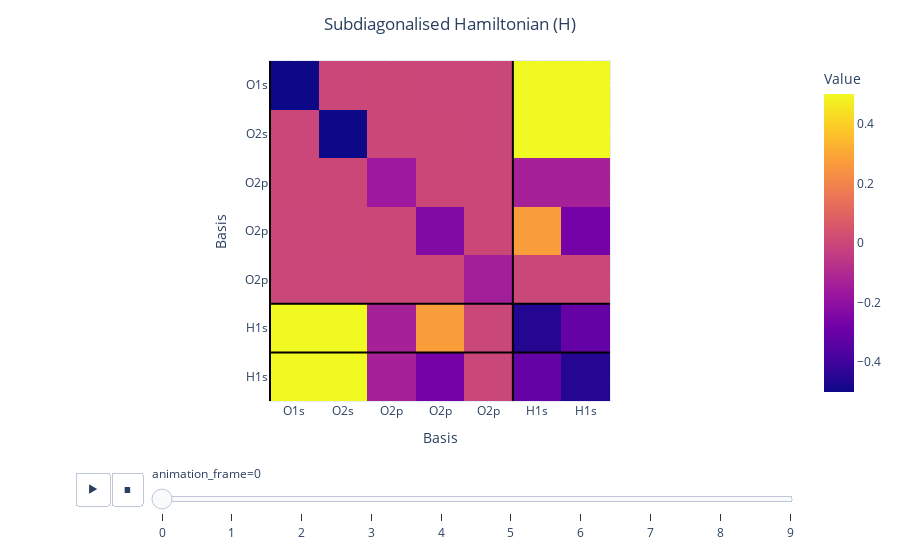

Notebook code cell kept with this figure:
### Markdown cell above
In order to be useful to understand chemical reactions, we sub-diagonalise the Hamiltonian, which allows us to look at inter-atomic orbital level interactions.

### Code cell
indices_all = [[0, 1, 2, 3, 4], [5, ], [ 6]]

hamiltonians_sub = []
overlap_matrices_sub = []
coupling = []

for i in range(hamiltonians.shape[0]):
    spin_up_H = hamiltonians[i, 0, ...]
    spin_up_S = overlap_matrices[i, 0, ...]
    H_r = spin_up_H
    S_r = spin_up_S
    for indices in indices_all:
        H_r, S_r, eigenval = subdiagonalize_matrix(indices, H_r, S_r) 
    hamiltonians_sub.append(H_r)
    overlap_matrices_sub.append(S_r)

    # Subtract the diagonal elements from the Hamiltonian
    H_r = H_r - np.diag(np.diag(H_r))
    coupling.append(H_r)

# Plot the subdiagonalized Hamiltonian
hamiltonians_sub = np.array(hamiltonians_sub)
overlap_matrices_sub = np.array(overlap_matrices_sub)
coupling = np.array(coupling)

fig = px.imshow(
    hamiltonians_sub[:, ...], animation_frame=0, labels=dict(x="Basis", y="Basis", color="Value"), 
    range_color=[-0.5, 0.5],
)
add_bounds_to_figure(fig)

fig.update_layout(title_text='Subdiagonalised Hamiltonian (H)', title_x=0.5)

# Draw an axvline and an axhline on the first row and column
# fig.show()

### Figure 1 — Plotly figure (JSON) as saved in the notebook; plotly's stock layout.template omitted (floating-point values rounded to 4 significant figures)
{"data": [{"coloraxis": "coloraxis", "hovertemplate": "Basis: %{x}<br>Basis: %{y}<br>Value: %{z}<extra></extra>", "name": "0", "type": "heatmap", "xaxis": "x", "yaxis": "y", "z": [[-18.84, -4.405e-07, 3.269e-07, -2.485e-08, -5.586e-08, 1.1, 1.1], [-4.405e-07, -0.8833, 2.086e-08, 3.373e-08, -8.888e-08, 0.5846, 0.5846], [3.269e-07, 2.086e-08, -0.1647, 1.49e-07, 2.962e-07, -0.1339, -0.1339], [-2.485e-08, 3.373e-08, 1.49e-07, -0.238, 3.313e-08, 0.2716, -0.2716], [-5.586e-08, -8.888e-08, 2.962e-07, 3.313e-08, -0.144, -2.859e-06, -2.651e-07], [1.1, 0.5846, -0.1339, 0.2716, -2.859e-06, -0.4541, -0.3114], [1.1, 0.5846, -0.1339, -0.2716, -2.651e-07, -0.3114, -0.4541]]}], "layout": {"coloraxis": {"cmax": 0.5, "cmin": -0.5, "colorbar": {"title": {"text": "Value"}}, "colorscale": [[0, "#0d0887"], [0.1111, "#46039f"], [0.2222, "#7201a8"], [0.3333, "#9c179e"], [0.4444, "#bd3786"], [0.5556, "#d8576b"], [0.6667, "#ed7953"], [0.7778, "#fb9f3a"], [0.8889, "#fdca26"], [1, "#f0f921"]]}, "margin": {"t": 60}, "shapes": [{"line": {"color": "black", "width": 2}, "type": "line", "x0": -0.5, "x1": 6.5, "y0": 4.5, "y1": 4.5}, {"line": {"color": "black", "width": 2}, "type": "line", "x0": -0.5, "x1": 6.5, "y0": 5.5, "y1": 5.5}, {"line": {"color": "black", "width": 2}, "type": "line", "x0": -0.5, "x1": -0.5, "y0": -0.5, "y1": 6.5}, {"line": {"color": "black", "width": 2}, "type": "line", "x0": 4.5, "x1": 4.5, "y0": -0.5, "y1": 6.5}], "sliders": [{"active": 0, "currentvalue": {"prefix": "animation_frame="}, "len": 0.9, "pad": {"b": 10, "t": 60}, "steps": [{"args": [["0"], {"frame": {"duration": 0, "redraw": true}, "fromcurrent": true, "mode": "immediate", "transition": {"duration": 0, "easing": "linear"}}], "label": "0", "method": "animate"}, {"args": [["1"], {"frame": {"duration": 0, "redraw": true}, "fromcurrent": true, "mode": "immediate", "transition": {"duration": 0, "easing": "linear"}}], "label": "1", "method": "animate"}, {"args": [["2"], {"frame": {"duration": 0, "redraw": true}, "fromcurrent": true, "mode": "immediate", "transition": {"duration": 0, "easing": "linear"}}], "label": "2", "method": "animate"}, {"args": [["3"], {"frame": {"duration": 0, "redraw": true}, "fromcurrent": true, "mode": "immediate", "transition": {"duration": 0, "easing": "linear"}}], "label": "3", "method": "animate"}, {"args": [["4"], {"frame": {"duration": 0, "redraw": true}, "fromcurrent": true, "mode": "immediate", "transition": {"duration": 0, "easing": "linear"}}], "label": "4", "method": "animate"}, {"args": [["5"], {"frame": {"duration": 0, "redraw": true}, "fromcurrent": true, "mode": "immediate", "transition": {"duration": 0, "easing": "linear"}}], "label": "5", "method": "animate"}, {"args": [["6"], {"frame": {"duration": 0, "redraw": true}, "fromcurrent": true, "mode": "immediate", "transition": {"duration": 0, "easing": "linear"}}], "label": "6", "method": "animate"}, {"args": [["7"], {"frame": {"duration": 0, "redraw": true}, "fromcurrent": true, "mode": "immediate", "transition": {"duration": 0, "easing": "linear"}}], "label": "7", "method": "animate"}, {"args": [["8"], {"frame": {"duration": 0, "redraw": true}, "fromcurrent": true, "mode": "immediate", "transition": {"duration": 0, "easing": "linear"}}], "label": "8", "method": "animate"}, {"args": [["9"], {"frame": {"duration": 0, "redraw": true}, "fromcurrent": true, "mode": "immediate", "transition": {"duration": 0, "easing": "linear"}}], "label": "9", "method": "animate"}], "x": 0.1, "xanchor": "left", "y": 0, "yanchor": "top"}], "title": {"text": "Subdiagonalised Hamiltonian (H)", "x": 0.5}, "updatemenus": [{"buttons": [{"args": [null, {"frame": {"duration": 500, "redraw": true}, "fromcurrent": true, "mode": "immediate", "transition": {"duration": 500, "easing": "linear"}}], "label": "&#9654;", "method": "animate"}, {"args": [[null], {"frame": {"duration": 0, "redraw": true}, "fromcurrent": true, "mode": "immediate", "transition": {"duration": 0, "easing": "linear"}}], "label": "&#9724;", "method": "animate"}], "direction": "left", "pad": {"r": 10, "t": 70}, "showactive": false, "type": "buttons", "x": 0.1, "xanchor": "right", "y": 0, "yanchor": "top"}], "xaxis": {"anchor": "y", "constrain": "domain", "domain": [0, 1], "scaleanchor": "y", "ticktext": ["O1s", "O2s", "O2p", "O2p", "O2p", "H1s", "H1s"], "tickvals": [0, 1, 2, 3, 4, 5, 6, 7, 8, 9, 10], "title": {"text": "Basis"}}, "yaxis": {"anchor": "x", "autorange": "reversed", "constrain": "domain", "domain": [0, 1], "ticktext": ["O1s", "O2s", "O2p", "O2p", "O2p", "H1s", "H1s"], "tickvals": [0, 1, 2, 3, 4, 5, 6, 7, 8, 9, 10], "title": {"text": "Basis"}}}}
